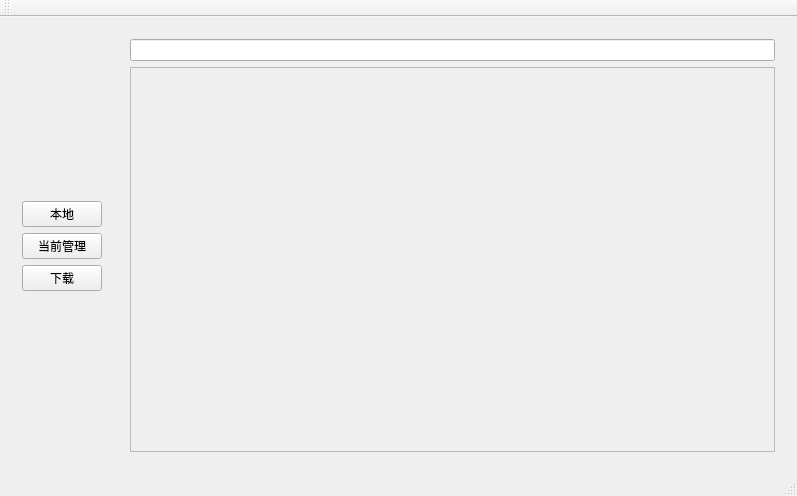
<?xml version="1.0" encoding="UTF-8"?>
<ui version="4.0">
 <class>MainWindow</class>
 <widget class="QMainWindow" name="MainWindow">
  <property name="geometry">
   <rect>
    <x>0</x>
    <y>0</y>
    <width>797</width>
    <height>496</height>
   </rect>
  </property>
  <property name="sizePolicy">
   <sizepolicy hsizetype="Expanding" vsizetype="Expanding">
    <horstretch>0</horstretch>
    <verstretch>0</verstretch>
   </sizepolicy>
  </property>
  <property name="windowTitle">
   <string>MainWindow</string>
  </property>
  <widget class="QWidget" name="centralWidget">
   <layout class="QVBoxLayout" name="verticalLayout_8">
    <item>
     <layout class="QHBoxLayout" name="horizontalLayout_5">
      <item>
       <widget class="QWidget" name="widget" native="true">
        <layout class="QVBoxLayout" name="verticalLayout_2">
         <item>
          <layout class="QVBoxLayout" name="verticalLayout">
           <item>
            <spacer name="verticalSpacer_2">
             <property name="orientation">
              <enum>Qt::Vertical</enum>
             </property>
             <property name="sizeHint" stdset="0">
              <size>
               <width>20</width>
               <height>40</height>
              </size>
             </property>
            </spacer>
           </item>
           <item>
            <widget class="QPushButton" name="local">
             <property name="text">
              <string>本地</string>
             </property>
            </widget>
           </item>
           <item>
            <widget class="QPushButton" name="recent">
             <property name="text">
              <string>当前管理</string>
             </property>
            </widget>
           </item>
           <item>
            <widget class="QPushButton" name="download">
             <property name="text">
              <string>下载</string>
             </property>
            </widget>
           </item>
           <item>
            <spacer name="verticalSpacer">
             <property name="orientation">
              <enum>Qt::Vertical</enum>
             </property>
             <property name="sizeHint" stdset="0">
              <size>
               <width>20</width>
               <height>40</height>
              </size>
             </property>
            </spacer>
           </item>
          </layout>
         </item>
        </layout>
       </widget>
      </item>
      <item>
       <widget class="QStackedWidget" name="stackedWidget">
        <property name="currentIndex">
         <number>0</number>
        </property>
        <widget class="QWidget" name="page_1">
         <layout class="QVBoxLayout" name="verticalLayout_9">
          <item>
           <widget class="QLineEdit" name="lineEdit_2">
            <property name="sizePolicy">
             <sizepolicy hsizetype="Expanding" vsizetype="Fixed">
              <horstretch>0</horstretch>
              <verstretch>0</verstretch>
             </sizepolicy>
            </property>
           </widget>
          </item>
          <item>
           <widget class="QScrollArea" name="scrollArea_2">
            <property name="widgetResizable">
             <bool>true</bool>
            </property>
            <widget class="QWidget" name="scrollAreaWidgetContents_3">
             <property name="geometry">
              <rect>
               <x>0</x>
               <y>0</y>
               <width>654</width>
               <height>346</height>
              </rect>
             </property>
             <layout class="QHBoxLayout" name="horizontalLayout_6">
              <item>
               <layout class="QVBoxLayout" name="verticalLayout_5">
                <property name="topMargin">
                 <number>1</number>
                </property>
                <item>
                 <layout class="QGridLayout" name="gridLayout_2"/>
                </item>
               </layout>
              </item>
             </layout>
            </widget>
           </widget>
          </item>
         </layout>
        </widget>
        <widget class="QWidget" name="page_2">
         <layout class="QVBoxLayout" name="verticalLayout_7">
          <item>
           <widget class="QScrollArea" name="scrollArea_3">
            <property name="widgetResizable">
             <bool>true</bool>
            </property>
            <widget class="QWidget" name="scrollAreaWidgetContents_4">
             <property name="geometry">
              <rect>
               <x>0</x>
               <y>0</y>
               <width>654</width>
               <height>387</height>
              </rect>
             </property>
             <layout class="QVBoxLayout" name="verticalLayout_6">
              <item>
               <layout class="QGridLayout" name="gridLayout_3"/>
              </item>
             </layout>
            </widget>
           </widget>
          </item>
         </layout>
        </widget>
        <widget class="QWidget" name="page_3">
         <layout class="QVBoxLayout" name="verticalLayout_4">
          <item>
           <layout class="QVBoxLayout" name="verticalLayout_3">
            <item>
             <layout class="QHBoxLayout" name="horizontalLayout_2">
              <item>
               <spacer name="horizontalSpacer">
                <property name="orientation">
                 <enum>Qt::Horizontal</enum>
                </property>
                <property name="sizeType">
                 <enum>QSizePolicy::Expanding</enum>
                </property>
                <property name="sizeHint" stdset="0">
                 <size>
                  <width>348</width>
                  <height>20</height>
                 </size>
                </property>
               </spacer>
              </item>
              <item>
               <layout class="QHBoxLayout" name="horizontalLayout">
                <item>
                 <widget class="QPushButton" name="back">
                  <property name="sizePolicy">
                   <sizepolicy hsizetype="Fixed" vsizetype="Fixed">
                    <horstretch>0</horstretch>
                    <verstretch>0</verstretch>
                   </sizepolicy>
                  </property>
                  <property name="text">
                   <string>关闭</string>
                  </property>
                 </widget>
                </item>
                <item>
                 <widget class="QPushButton" name="turn">
                  <property name="sizePolicy">
                   <sizepolicy hsizetype="Fixed" vsizetype="Fixed">
                    <horstretch>0</horstretch>
                    <verstretch>0</verstretch>
                   </sizepolicy>
                  </property>
                  <property name="text">
                   <string>换源</string>
                  </property>
                 </widget>
                </item>
               </layout>
              </item>
             </layout>
            </item>
            <item>
             <layout class="QHBoxLayout" name="horizontalLayout_3">
              <item>
               <spacer name="horizontalSpacer_2">
                <property name="orientation">
                 <enum>Qt::Horizontal</enum>
                </property>
                <property name="sizeType">
                 <enum>QSizePolicy::Fixed</enum>
                </property>
                <property name="sizeHint" stdset="0">
                 <size>
                  <width>40</width>
                  <height>20</height>
                 </size>
                </property>
               </spacer>
              </item>
              <item>
               <spacer name="horizontalSpacer_4">
                <property name="orientation">
                 <enum>Qt::Horizontal</enum>
                </property>
                <property name="sizeType">
                 <enum>QSizePolicy::Fixed</enum>
                </property>
                <property name="sizeHint" stdset="0">
                 <size>
                  <width>40</width>
                  <height>20</height>
                 </size>
                </property>
               </spacer>
              </item>
              <item>
               <widget class="QLabel" name="label">
                <property name="sizePolicy">
                 <sizepolicy hsizetype="Preferred" vsizetype="Fixed">
                  <horstretch>0</horstretch>
                  <verstretch>0</verstretch>
                 </sizepolicy>
                </property>
                <property name="text">
                 <string>搜索</string>
                </property>
               </widget>
              </item>
              <item>
               <widget class="QLineEdit" name="lineEdit">
                <property name="sizePolicy">
                 <sizepolicy hsizetype="Expanding" vsizetype="Fixed">
                  <horstretch>0</horstretch>
                  <verstretch>0</verstretch>
                 </sizepolicy>
                </property>
               </widget>
              </item>
              <item>
               <spacer name="horizontalSpacer_6">
                <property name="orientation">
                 <enum>Qt::Horizontal</enum>
                </property>
                <property name="sizeType">
                 <enum>QSizePolicy::Fixed</enum>
                </property>
                <property name="sizeHint" stdset="0">
                 <size>
                  <width>40</width>
                  <height>20</height>
                 </size>
                </property>
               </spacer>
              </item>
              <item>
               <spacer name="horizontalSpacer_3">
                <property name="sizePolicy">
                 <sizepolicy hsizetype="Fixed" vsizetype="Minimum">
                  <horstretch>0</horstretch>
                  <verstretch>0</verstretch>
                 </sizepolicy>
                </property>
                <property name="orientation">
                 <enum>Qt::Horizontal</enum>
                </property>
                <property name="sizeType">
                 <enum>QSizePolicy::Fixed</enum>
                </property>
                <property name="sizeHint" stdset="0">
                 <size>
                  <width>40</width>
                  <height>20</height>
                 </size>
                </property>
               </spacer>
              </item>
              <item>
               <widget class="QPushButton" name="flash">
                <property name="sizePolicy">
                 <sizepolicy hsizetype="Preferred" vsizetype="Fixed">
                  <horstretch>0</horstretch>
                  <verstretch>0</verstretch>
                 </sizepolicy>
                </property>
                <property name="text">
                 <string>搜索</string>
                </property>
               </widget>
              </item>
             </layout>
            </item>
            <item>
             <widget class="QScrollArea" name="scrollArea">
              <property name="widgetResizable">
               <bool>true</bool>
              </property>
              <widget class="QWidget" name="scrollAreaWidgetContents">
               <property name="geometry">
                <rect>
                 <x>0</x>
                 <y>0</y>
                 <width>652</width>
                 <height>297</height>
                </rect>
               </property>
               <layout class="QHBoxLayout" name="horizontalLayout_4">
                <item>
                 <layout class="QGridLayout" name="grid"/>
                </item>
               </layout>
              </widget>
             </widget>
            </item>
           </layout>
          </item>
         </layout>
        </widget>
       </widget>
      </item>
     </layout>
    </item>
   </layout>
  </widget>
  <widget class="QMenuBar" name="menuBar">
   <property name="geometry">
    <rect>
     <x>0</x>
     <y>0</y>
     <width>797</width>
     <height>36</height>
    </rect>
   </property>
  </widget>
  <widget class="QToolBar" name="mainToolBar">
   <attribute name="toolBarArea">
    <enum>TopToolBarArea</enum>
   </attribute>
   <attribute name="toolBarBreak">
    <bool>false</bool>
   </attribute>
  </widget>
  <widget class="QStatusBar" name="statusBar"/>
 </widget>
 <layoutdefault spacing="6" margin="11"/>
 <resources/>
 <connections/>
</ui>
